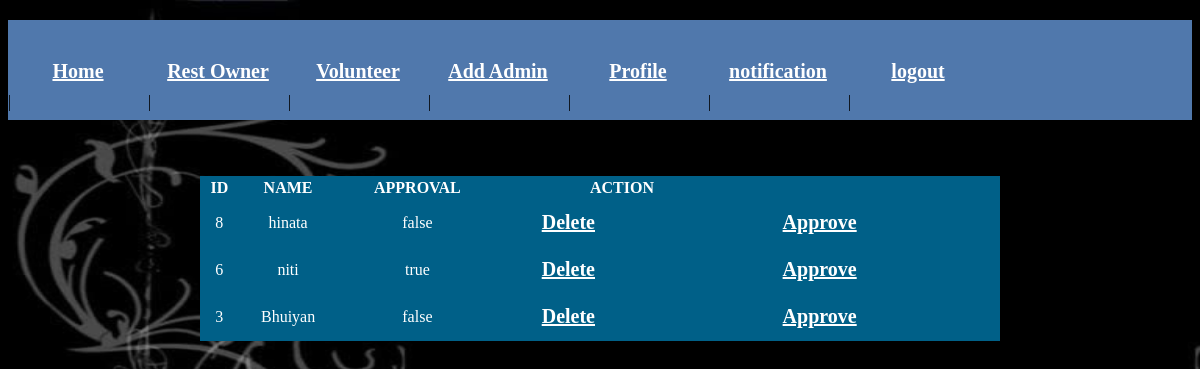
Page /admin/adminVol.php on the committed database.
### tables this page shows
CREATE TABLE `userinfo` (
  `id` int(100) NOT NULL,
  `name` varchar(100) NOT NULL,
  `email` varchar(100) NOT NULL,
  `area` varchar(100) NOT NULL,
  `user_type` varchar(100) NOT NULL,
  `phone` varchar(100) NOT NULL,
  `password` varchar(100) NOT NULL,
  `approve` varchar(100) NOT NULL DEFAULT 'false'
);

### admin/adminVol.php (the view, shortened to what this page needs)
<!DOCTYPE html>
<html>
<head>
<link rel="stylesheet" href="../css/2.css"/>
</head>
<body>
<div class="nav">
   <ul>
     <li> <a href="adminHome.php"> Home </a>| </li>
     <li>  <a href="adminResO.php"> Rest Owner</a>|  </li>
	 <li>  <a href="adminVol.php"> Volunteer</a>|  </li>
	 <li>  <a href="adminAdd.php"> Add Admin</a>|  </li>
	 <li>  <a href="adminAdd.php"> Profile </a>|  </li>
	  <li>  <a href="notification.php"> notification </a>|  </li>
	 <li>  <a href="../logout.php"> logout</a>| </li>
   </ul>
   </div></br> </br>
   <div class="nav2" >
  <center>
  <table class="tab1">
		<tr>
        <th>ID</th>
        <th>NAME</th>
		<th>APPROVAL</th>
        <th>ACTION</th>
		</tr>
		  <?php
            require '../config.php';
            $statement="select * from userinfo where user_type ='volunteer' order by id desc";
            $result = mysqli_query($conn, $statement);
            if (mysqli_num_rows($result) > 0)
            {
               while($row = mysqli_fetch_assoc($result))
                {
                    echo "<tr>";
					echo "<td>".$row['id']."</td>";
					echo "<td>".$row['name']."</td>";
					echo "<td>".$row['approve']."</td>";
					echo "<td><a href=\"volunteerReject.php?id=$row[id]\" onClick=\"return confirm('Are you sure you want to delete?')\">Delete</a> </td>";
					echo "<td><a href=\"volunteerApprove.php?id=$row[id]\" onClick=\"return confirm('Approve successfully!!!!!')\">Approve</a></td>";
					echo "</tr>";
                }
            }
            else
            {
                echo "Nothing found in db";
            }
        ?>
   </table>
  </center>
  </div>
   </body>
</html>

### css/2.css (style rules this page uses)
.nav { width:100%; background:rgb(80,120,172) ; height:100px; margin-top:20px; }
body { background-image: url("../image/pic5.jpg"); background-repeat: no-repeat; background-size: 1600px 800px; font:white; }
ul { list-style:none; position:absolute; padding:0; margin:0; }
li { float:left; margin-top:30px; }
a { width:120px; color:white; display:block; font-size:20px; text-align:center; padding:10px; font-weight:bold; font-family:Century Gothic; border-radius:10px; }
.tab1 { background:rgb(0,96,136) ; height:100px; width: 800px; margin-top:20px; }
th { color: white; }
td { text-align:center; color: white; }
td { color: white; }

### rows in the picture
userinfo: id "8", name "hinata", approve "false"
userinfo: id "6", name "niti", approve "true"
userinfo: id "3", name "Bhuiyan", approve "false"
